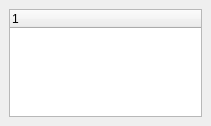
<?xml version="1.0" encoding="UTF-8"?>
<ui version="4.0">
 <class>Foo</class>
 <widget class="QMainWindow" name="Foo">
  <property name="geometry">
   <rect>
    <x>0</x>
    <y>0</y>
    <width>211</width>
    <height>126</height>
   </rect>
  </property>
  <property name="windowTitle">
   <string>MainWindow</string>
  </property>
  <widget class="QWidget" name="centralwidget">
   <layout class="QVBoxLayout" name="verticalLayout">
    <item>
     <widget class="QTreeWidget" name="treeWidget">
      <column>
       <property name="text">
        <string notr="true">1</string>
       </property>
      </column>
     </widget>
    </item>
   </layout>
  </widget>
 </widget>
 <resources/>
 <connections/>
</ui>
